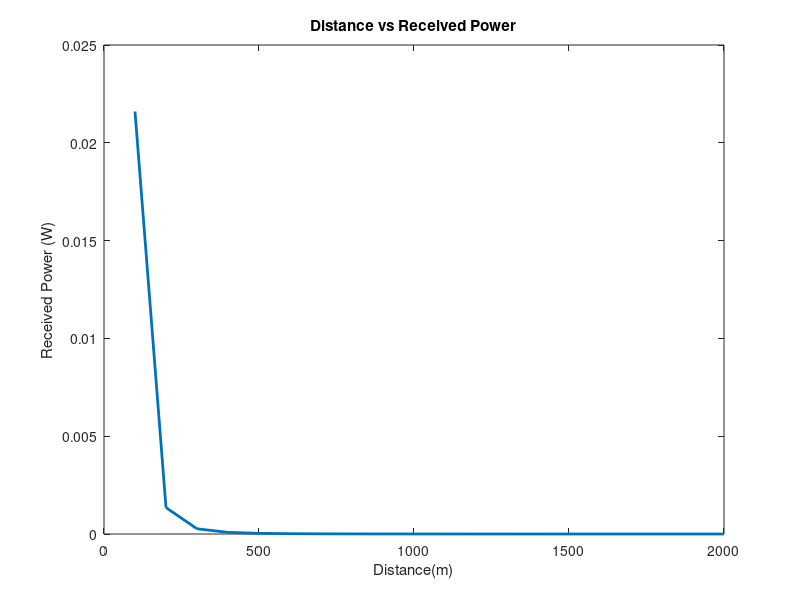
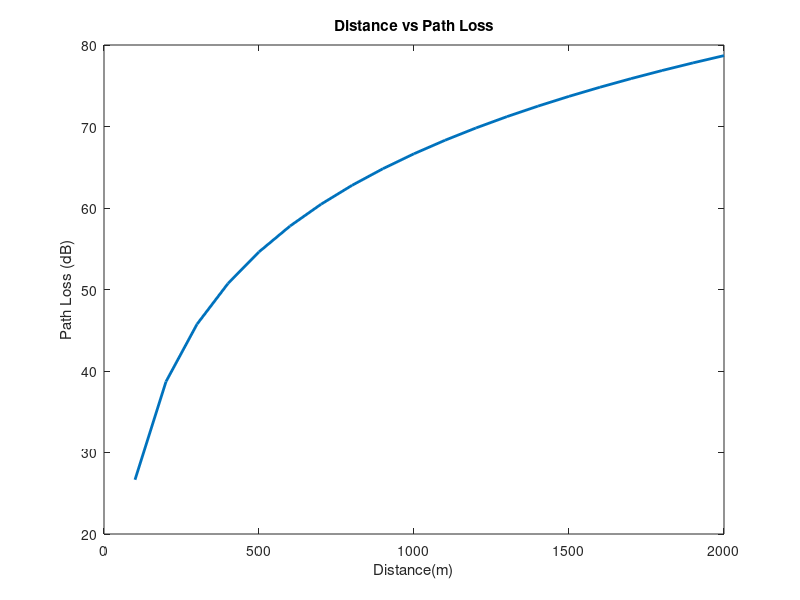

Write MATLAB code to recreate these figures, in order.
clc
clear all
close all

f = 900e6; w = 3e8/f;
Pt = 10;
Gt = 5; Gr = 3; 
ht = 40; hr = 3;
d = 100:100:2000;

Pr = ((Pt * Gt * Gr) .* (ht.^2) .* (hr.^2))./(d.^4);
PL = 40*log10(d) - (10*log10(Gt) + 10*log10(Gr) + 20*log10(ht) + 20*log10(hr));

figure(1);
plot(d, Pr, 'LineWidth', 2); title ('Distance vs Received Power');
xlabel('Distance(m)'); ylabel ('Received Power (W)');

figure(2);
plot(d, PL, 'LineWidth', 2); title ('Distance vs Path Loss');
xlabel('Distance(m)'); ylabel ('Path Loss (dB)');